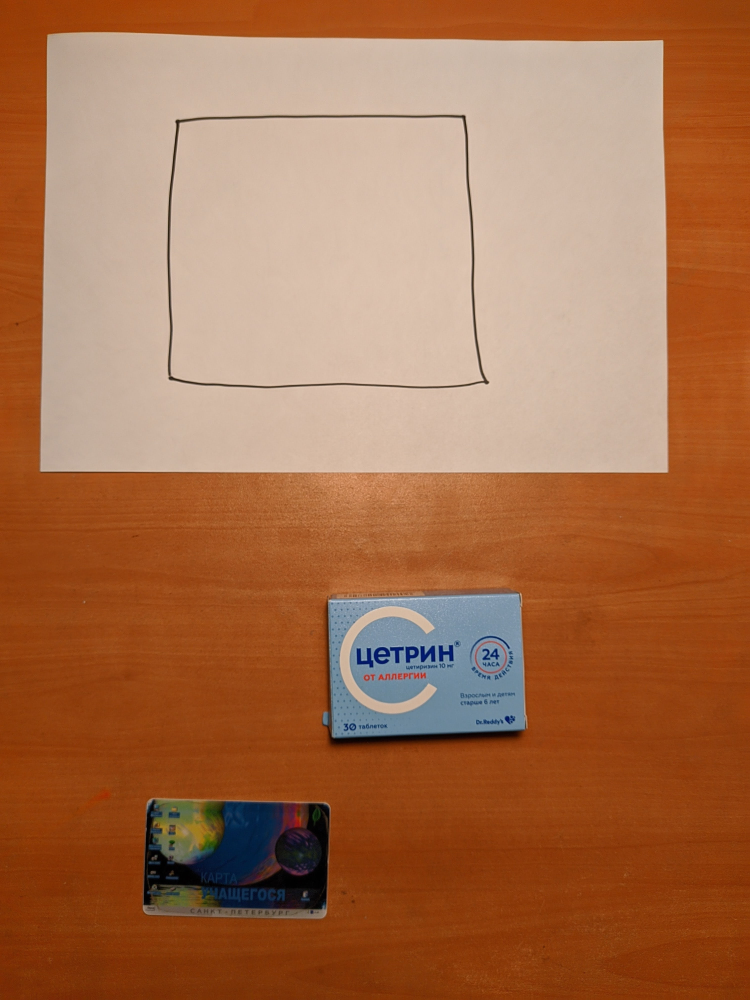
#> input picture 12_1.jpg, 3000 x 4000 px, found by its file name (shown at 1/4 size)
$ python test.py
#> lines starting #> are read from the running program, lines starting #| are printed output that depends on the picture; after the words box and inside, x2 and y2 are one past the last pixel; in counts of white or black regions, pixels touching at a corner belong together
### lib/PolyDetector.py
import os
import logging
import cv2


class PolyDetector:
    def __init__(self):
        self.__path = ''
        self.__logger = None

        self.__paper_contour = None
        self.__paper_vertex = None

        self.__poly_contour = None
        self.__poly_vertex = None

    def set_logger(self, logger: logging):
        self.__logger = logger

    def __is_file_exist(self, path):
        if not os.path.exists(path):
            if self.__logger is not None:
                self.__logger.error('File \'%s\' doesn\'t exist' % path)
            return False

        self.__path = path

        return True

    # Находим контуры на изображении
    def __find_contours(self, path):
        # Считываем изображение в серых тонах
        img = cv2.imread(path, cv2.IMREAD_GRAYSCALE)

        height, width = img.shape
        if height != 4000 or width != 3000:
            if self.__logger is not None:
                self.__logger.error('Wrong file resolution: image must be 3000 x 4000')
            return False
        elif self.__logger is not None:
            self.__logger.info('Grayscale file read successfully')

        # Сглаживаем прочитанное изображение
        img = cv2.blur(img, (11, 11))
        # Проводим бинаризацию
        img = cv2.adaptiveThreshold(img, 255, cv2.ADAPTIVE_THRESH_GAUSSIAN_C, cv2.THRESH_BINARY_INV, 25, 2)

        # Находим контуры на преобразованном изображении
        contours, _ = cv2.findContours(img, cv2.RETR_TREE, cv2.CHAIN_APPROX_NONE)
        if self.__logger is not None:
            self.__logger.info('Detected %s contours in file', len(contours))

        return contours

    def __filter_contours(self, contours):
        final_contours = []

        for cnt in contours:
            moment = cv2.moments(cnt)

            if moment['m00'] == 0:
                if self.__logger is not None:
                    self.__logger.debug('Excluded contour with moment m00 = 0')
                continue

            # Для каждого контура находим его центр
            cx = int(moment['m10'] / moment['m00'])
            cy = int(moment['m01'] / moment['m00'])
            if self.__logger is not None:
                self.__logger.debug('Found contour center (x = %s; y = %s)' % (cx, cy))

            # Допускаем только контура, центр которых находится в верхней половине изображения
            if cy < 4000 / 2:
                final_contours.append(cnt)
            elif self.__logger is not None:
                self.__logger.debug('Contour with the center (%s; %s) was excluded' % (cx, cy))

        if self.__logger is not None:
            self.__logger.info('%s contours left', len(final_contours))

        return final_contours

    def __get_poly_paper_contours(self, contours):
        contour_areas = []

        # Находим периметр для каждого контура в верхней части изображения
        for cnt in contours:
            contour_areas.append((cv2.arcLength(cnt, True), cnt))

        # Сортируем по возрастанию периметры
        contour_areas_sorted = sorted(contour_areas, key=lambda tup: tup[0])

        # Предпоследний - внутренний контур листа, 4-ий с конца - внутренний контур многоугольника
        return contour_areas_sorted[-4][1], contour_areas_sorted[-2][1]

    # Находим вершины распознанных контуров
    def __find_vertex(self, contours):
        vertex = []

        for cnt in contours:
            approx = cv2.approxPolyDP(cnt, 0.009 * cv2.arcLength(cnt, True), True)

            n = approx.ravel()
            i = 0

            for j in n:
                if i % 2 == 0:
                    vertex.append((n[i], n[i + 1]))
                    if self.__logger is not None:
                        self.__logger.debug('Found vertex: (%s; %s)' % (n[i], n[i + 1]))
                i = i + 1

        if self.__logger is not None:
            self.__logger.info('Found %s vertex in paper area' % len(vertex))

        return vertex

    # Определяем, где вершины листа, а где многоугольника
    def __determine_vertex(self, vertex):
        x_sorted = sorted(vertex, key=lambda tup: tup[0])

        if len(x_sorted) < 4:
            if self.__logger is not None:
                self.__logger.error('Amount of detected vertex is less than 4: check your image')
            return False

        # Точки на периферии - вершины листа. Их всегда 4
        temp = [x_sorted[0], x_sorted[1], x_sorted[-2], x_sorted[-1]]
        self.__paper_vertex = sorted(temp, key=lambda tup: tup[1])

        if self.__logger is not None:
            self.__logger.info('Found paper vertex')
            self.__logger.debug('Paper vertex are: %s' % self.__paper_vertex)

        x_sorted.pop(0)
        x_sorted.pop(0)
        x_sorted.pop(-1)
        x_sorted.pop(-1)

        if len(x_sorted) < 3:
            if self.__logger is not None:
                self.__logger.error('Incorrect polygon vertex amount: %s' % len(x_sorted))
            return False

        # Остальные точки - вершины многоугольника
        self.__poly_vertex = sorted(x_sorted, key=lambda tup: tup[1])

        if self.__logger is not None:
            self.__logger.info('Found polygon vertex')
            self.__logger.debug('Polygon vertex are: %s' % self.__poly_vertex)

        return True

    def detect(self, path: str):
        if not self.__is_file_exist(path):
            return False

        contours = self.__filter_contours(self.__find_contours(path))
#> in __find_contours, `img = cv2.imread(path, cv2.IMREAD_GRAYSCALE)`:
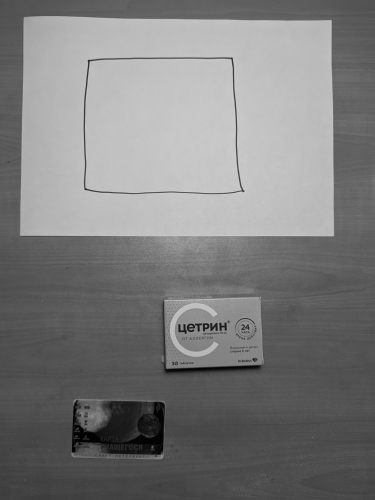
#> img: shape (4000, 3000) (shown at 1/8 size); min 0, max 237, mean 124.4
#> in __find_contours, `img = cv2.adaptiveThreshold(img, 255, cv2.ADAPTIVE_THRESH_GAUSSIAN_C, ..`:
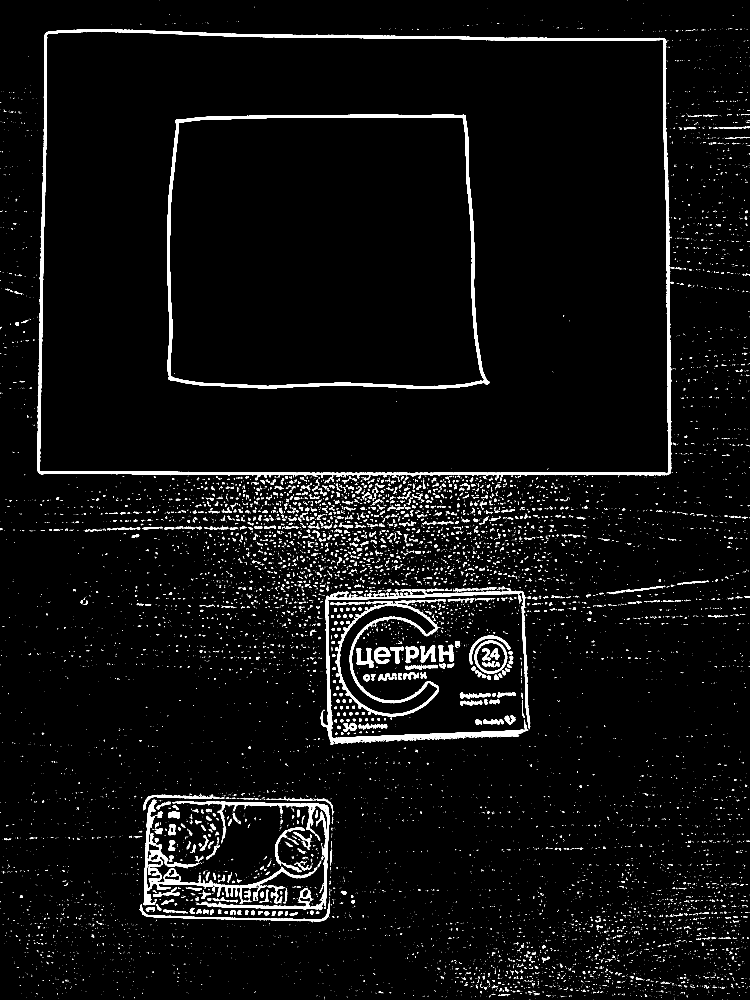
#> img: shape (4000, 3000) (shown at 1/4 size); 3.7% white; 14594 white regions (12848 under 20 px)
#> in __find_contours, `contours, _ = cv2.findContours(img, cv2.RETR_TREE, cv2.CHAIN_APPROX_NO..`: contours = 16397 contours, 15171 with area under 20; largest, box (x1, y1, x2, y2) and area: (149, 117, 2688, 1923) 4412711, (157, 127, 2676, 1894) 4335212, (668, 458, 1958, 1555) 1317136, (678, 468, 1938, 1545) 1271878, (1342, 2398, 1783, 2866) 61144
#> in __filter_contours, `final_contours = []`: final_contours = []
#> the loop in __filter_contours, `for cnt in contours:` made 16397 passes
#> cnt on passes 1 to 3: [[2909, 3999]], [[2699, 3999]], [[2697, 3999]]
#> after the loop in __filter_contours, `for cnt in contours:`: final_contours = 1106 contours, 892 with area under 20; largest, box (x1, y1, x2, y2) and area: (149, 117, 2688, 1923) 4412711, (157, 127, 2676, 1894) 4335212, (668, 458, 1958, 1555) 1317136, (678, 468, 1938, 1545) 1271878, (2893, 507, 2969, 514) 214
#> contours has the same summary as final_contours in __filter_contours

        # Проверка если программа обнаружила неправильное для задачи количество контуров
        if len(contours) < 4:
            if self.__logger is not None:
                self.__logger.error('Detected only %s contours in paper area: check your image' % len(contours))
            return False

        self.__poly_contour, self.__paper_contour = self.__get_poly_paper_contours(contours)
#> the loop in __get_poly_paper_contours, `for cnt in contours:` made 1106 passes
#> cnt on passes 1, 7, 8: [[2168, 1999], [2168, 2000], [2169, 1999]], [[909, 1997], [908, 1998], [909, 1998]], [[759, 1997], [758, 1998], [759, 1998]]
#> after the loop in __get_poly_paper_contours, `for cnt in contours:`: contour_areas = 1106 items

        if self.__logger is not None:
            self.__logger.info('Detected polygon and paper contours')

        return self.__determine_vertex(self.__find_vertex([self.__paper_contour, self.__poly_contour]))
#> the loop in __find_vertex, `for cnt in contours:` made 2 passes
#> n on passes 1 to 2: [186, 138, 2651, 157, 2673, 1889, 158, 1886], [1851, 472, 1934, 1523, 682, 1502, 718, 489]
#> after the loop in __find_vertex, `for cnt in contours:`: vertex = [(186, 138), (2651, 157), (2673, 1889), (158, 1886), (1851, 472), (1934, 1523), (682, 1502), (718, 489)]
#> in __determine_vertex, `x_sorted = sorted(vertex, key=lambda tup: tup[0])`: x_sorted = [(158, 1886), (186, 138), (682, 1502), (718, 489), (1851, 472), (1934, 1523), (2651, 157), (2673, 1889)]
#> in __determine_vertex, `temp = [x_sorted[0], x_sorted[1], x_sorted[-2], x_sorted[-1]]`: temp = [(158, 1886), (186, 138), (2651, 157), (2673, 1889)]

    def get_paper_contour(self):
        return self.__paper_contour

    def get_paper_vertex(self):
        return self.__paper_vertex

    def get_poly_contour(self):
        return self.__poly_contour

    def get_poly_vertex(self):
        return self.__poly_vertex

    def save_result(self, path='output.jpg'):
#> called with path = 'output_2_poly_paper.jpg'
        if not self.__is_file_exist(self.__path):
            return False

        file = cv2.imread(self.__path)
#> file is the input picture: shape (4000, 3000, 3); mean B, G, R 77.4, 112.1, 166.6
        height, width, channels = file.shape
        if height != 4000 or width != 3000 or channels != 3:
            if self.__logger is not None:
                self.__logger.error('Wrong file resolution: image must be 3000 x 4000')
            return False

        if self.__logger is not None:
            self.__logger.info('Original file read successfully')

        if self.__paper_contour is not None:
            cv2.drawContours(file , self.__paper_contour, -1, (0, 0, 255), 5, cv2.LINE_AA)

        if self.__poly_contour is not None:
            cv2.drawContours(file, self.__poly_contour, -1, (255, 0, 0), 5, cv2.LINE_AA)

        if self.__logger is not None:
            self.__logger.debug('Detected contours are drawn')

        if self.__paper_vertex:
            for dot in self.__paper_vertex:
                cv2.circle(file, dot, radius=15, color=(255, 0, 0), thickness=-1)

        if self.__poly_vertex:
            for dot in self.__poly_vertex:
                cv2.circle(file, dot, radius=15, color=(0, 0, 255), thickness=-1)

        if self.__logger is not None:
            self.__logger.debug('Found vertex are drawn')

        cv2.imwrite(path, file)
        if self.__logger is not None:
            self.__logger.info('Result have been saved to \'%s\'' % path)

### lib/ObjectDetector.py
import lib.PolyDetector as pd
import numpy as np
import logging
import cv2
import os


class ObjectDetector:
    def __init__(self):
        self.__path = ''
        self.__logger = None

        self.__objects = []

    def set_logger(self, logger: logging):
        self.__logger = logger

    def __is_file_exist(self, path):
        if not os.path.exists(path):
            if self.__logger is not None:
                self.__logger.error('File \'%s\' doesn\'t exist' % path)
            return False

        self.__path = path

        return True

    def __do_threshold(self, path):
        img = cv2.imread(path, cv2.IMREAD_GRAYSCALE)

        height, width = img.shape
        if height != 4000 or width != 3000:
            if self.__logger is not None:
                self.__logger.error('Wrong file resolution: image must be 3000 x 4000')
            return False
        elif self.__logger is not None:
            self.__logger.info('Grayscale file read successfully')

        img = cv2.medianBlur(img, 51)
        img = cv2.adaptiveThreshold(img, 255, cv2.ADAPTIVE_THRESH_GAUSSIAN_C, cv2.THRESH_BINARY_INV, 31, 2)

        return img

    def __get_vertical_borders(self, horizontal_indices):
        borders = []

        left_border = horizontal_indices[0]
        for i in range(1, len(horizontal_indices)):
            if horizontal_indices[i - 1] != horizontal_indices[i] - 1 and horizontal_indices[i] - horizontal_indices[i - 1] >= 100:
                borders.append((left_border, horizontal_indices[i - 1]))

                if self.__logger is not None:
                    self.__logger.debug('Found  %s x-borders', (left_border, horizontal_indices[i - 1]))

                left_border = horizontal_indices[i]

        borders.append((left_border, horizontal_indices[-1]))

        return borders

    def __get_horizontal_borders(self, vertical_indices):
        borders = []

        left_border = vertical_indices[0]
        for i in range(1, len(vertical_indices)):
            if vertical_indices[i - 1] != vertical_indices[i] - 1 and vertical_indices[i] - vertical_indices[i - 1] >= 100:
                borders.append((left_border, vertical_indices[i - 1]))

                if self.__logger is not None:
                    self.__logger.debug('Found  %s y-borders', (left_border, vertical_indices[i - 1]))

                left_border = vertical_indices[i]

        borders.append((left_border, vertical_indices[-1]))

        return borders

    def __get_object_images(self, img, borders_x, borders_y):
        areas = []

        for point_x in borders_x:
            left = point_x[0]
            right = point_x[1]

            for point_y in borders_y:
                top = point_y[0]
                bottom = point_y[1]

                area = img[top:bottom + 1, left:right + 1]
                areas.append(((left, top), area))

                if self.__logger is not None:
                    self.__logger.debug('Found object area %s', [(left, top), (right, bottom)])

        return areas

    def __detect_objects(self, img):
        horizontal_indices = np.where(np.any(img, axis=0))[0]
        vertical_indices = np.where(np.any(img, axis=1))[0]

        borders_x = self.__get_vertical_borders(horizontal_indices)
        borders_y = self.__get_horizontal_borders(vertical_indices)

        if self.__logger is not None:
            self.__logger.debug('Got %s x-borders' % len(borders_x))
            self.__logger.debug('%s', borders_x)

            self.__logger.debug('Got %s y-borders' % len(borders_y))
            self.__logger.debug('%s', borders_y)

        return self.__get_object_images(img, borders_x, borders_y)

    def __get_objects_concave_hull(self, objects_data, object_part_top):
        result = []

        for data in objects_data:
            contours, _ = cv2.findContours(data[1], cv2.RETR_EXTERNAL, cv2.CHAIN_APPROX_NONE)
            if len(contours) == 0:
                continue

            stack = np.vstack([contours[i] for i in range(len(contours))])
            hull = cv2.convexHull(stack)

            for temp in hull:
                for point in temp:
                    point[0] = point[0] + data[0][0]
                    point[1] = point[1] + data[0][1] + object_part_top

            if cv2.contourArea(hull) >= 500:
                result.append(hull)

        if self.__logger is not None:
            self.__logger.info('Found %s objects' % len(result))

        return result

    def detect(self, path: str, poly_detector: pd.PolyDetector):
        if not self.__is_file_exist(path):
            return False

        img = self.__do_threshold(path)
#> in __do_threshold, `img = cv2.adaptiveThreshold(img, 255, cv2.ADAPTIVE_THRESH_GAUSSIAN_C, ..`:
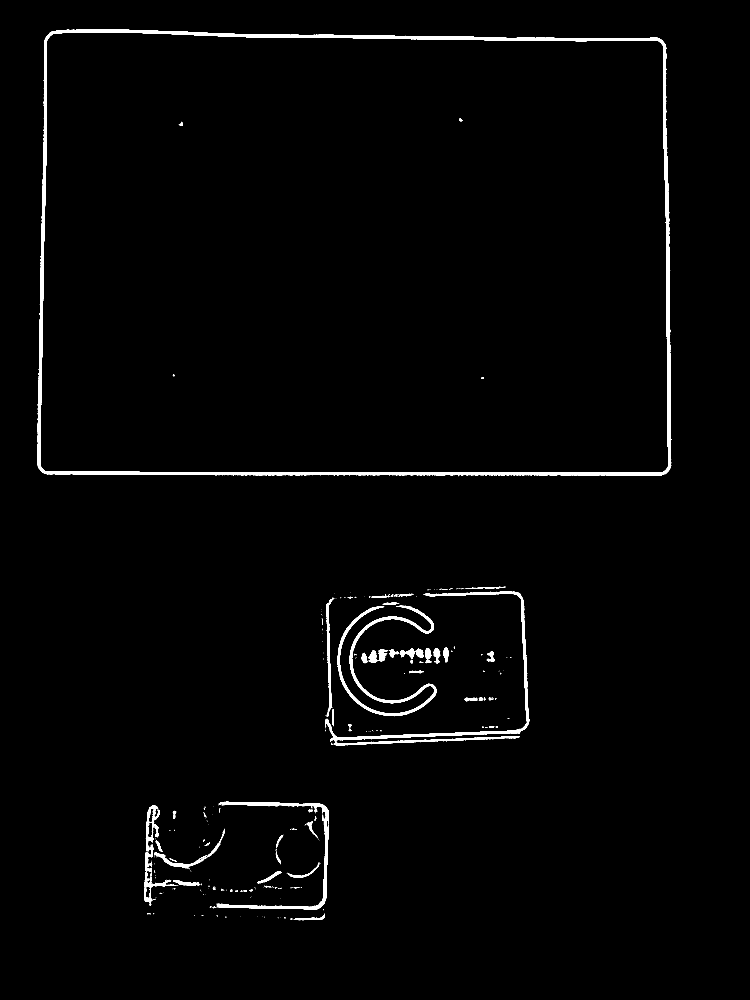
#> img: shape (4000, 3000) (shown at 1/4 size); 1.5% white; 688 white regions (609 under 20 px), largest, box (x1, y1, x2, y2) and area: (149, 117, 2685, 1903) 95001, (1300, 2365, 2117, 2983) 22123, (1349, 2422, 1747, 2864) 18854

        object_part_top = poly_detector.get_paper_vertex()[-1][1] + 30
        objects_data = self.__detect_objects(img[object_part_top:, :])
#> in __detect_objects, `horizontal_indices = np.where(np.any(img, axis=0))[0]`: horizontal_indices = 1541 values from 576 to 2116
#> (the rest of the program and of its run is left out)
